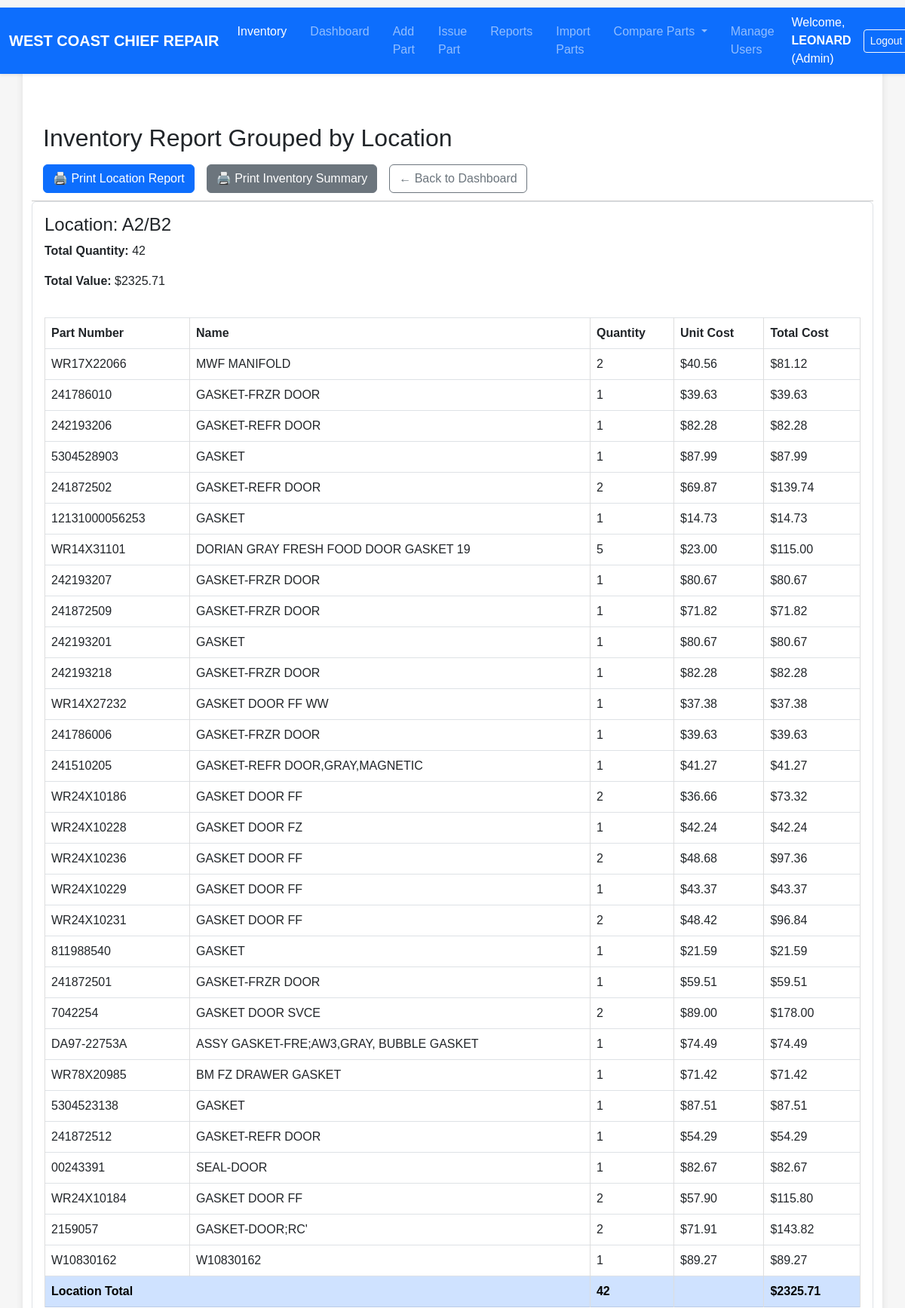
/dashboard/location_report (signed in, upper part), run on the app's committed database.
### models.py (models this page shows, shortened)
class User(UserMixin, db.Model):
    id = db.Column(db.Integer, primary_key=True)
    username = db.Column(db.String(64), unique=True, nullable=False)
    password_hash = db.Column(db.String(128), nullable=False)
    role = db.Column(db.String(20), nullable=False, default=ROLE_USER)
    @property
    def password(self):
        raise AttributeError('password is not a readable attribute')

class Part(db.Model):
    id = db.Column(db.Integer, primary_key=True)
    name = db.Column(db.String(100), nullable=False)
    part_number = db.Column(db.String(100), unique=True, nullable=False)
    quantity = db.Column(db.Integer, default=0)
    unit_cost = db.Column(db.Float, nullable=False)
    location = db.Column(db.String(100))  # shelf/location
    created_at = db.Column(db.DateTime, default=datetime.utcnow)

### inventory/routes.py (the view)
@inventory_bp.route('/dashboard/location_report')
@login_required
def location_report():
    parts = Part.query.filter(Part.quantity > 0).all()
    locations = defaultdict(lambda: {
        'parts': [],
        'total_quantity': 0,
        'total_value': 0.0,
    })
    for part in parts:
        loc = part.location or 'Unknown'
        locations[loc]['parts'].append(part)
        locations[loc]['total_quantity'] += part.quantity
        locations[loc]['total_value'] += part.quantity * part.unit_cost
    grand_total_quantity = sum(data['total_quantity'] for data in locations.values())
    grand_total_value = sum(data['total_value'] for data in locations.values())
    return render_template('location_report.html',
                           locations=locations,
                           grand_total_quantity=grand_total_quantity,
                           grand_total_value=grand_total_value)

### auth/routes.py (called while the page is built)
@login_manager.user_loader
def load_user(user_id):
    return User.query.get(int(user_id))

### templates/location_report.html (shortened to what this page needs)
{% extends "base.html" %}
{% block content %}
<div class="sticky-toolbar">
  <h2 class="mb-3">Inventory Report Grouped by Location</h2>
  <div class="d-flex flex-wrap gap-3">
    <a href="{{ url_for('inventory.print_location_report') }}" class="btn btn-primary">🖨️ Print Location Report</a>
    <a href="{{ url_for('inventory.print_inventory_summary') }}" class="btn btn-secondary">🖨️ Print Inventory Summary</a>
    <a href="{{ url_for('inventory.dashboard') }}" class="btn btn-outline-secondary">← Back to Dashboard</a>
  </div>
</div>
{% if locations %}
  {% for loc, data in locations.items() %}
  <div class="card mb-4 p-3 border">
    <h4>Location: {{ loc }}</h4>
    <p><strong>Total Quantity:</strong> {{ data.total_quantity }}</p>
    <p><strong>Total Value:</strong> ${{ '%.2f'|format(data.total_value) }}</p>
    <table class="table table-bordered">
      <thead>
        <tr>
          <th>Part Number</th>
          <th>Name</th>
          <th>Quantity</th>
          <th>Unit Cost</th>
          <th>Total Cost</th>
        </tr>
      </thead>
      <tbody>
        {% for part in data.parts %}
        <tr>
          <td>{{ part.part_number }}</td>
          <td>{{ part.name }}</td>
          <td>{{ part.quantity }}</td>
          <td>${{ '%.2f'|format(part.unit_cost) }}</td>
          <td>${{ '%.2f'|format(part.quantity * part.unit_cost) }}</td>
        </tr>
        {% endfor %}
        <tr class="table-primary fw-bold">
          <td colspan="2">Location Total</td>
          <td>{{ data.total_quantity }}</td>
          <td></td>
          <td>${{ '%.2f'|format(data.total_value) }}</td>
        </tr>
      </tbody>
    </table>
  </div>
  {% endfor %}
{% else %}
  <p>No parts in inventory.</p>
{% endif %}
{% endblock %}

### templates/base.html (shortened to what this page needs)
<!DOCTYPE html>
<html lang="en">
<head>
  <link href="https://cdn.jsdelivr.net/npm/bootstrap@5.3.0/dist/css/bootstrap.min.css" rel="stylesheet" />
  <link rel="stylesheet" href="{{ url_for('static', filename='style.css') }}" />
</head>
<body>
  <nav class="navbar navbar-expand-lg navbar-dark bg-primary shadow-sm fixed-top">
    <div class="container-fluid">
      <a class="navbar-brand fw-bold" href="{{ url_for('inventory.dashboard') }}">
        WEST COAST CHIEF REPAIR
      </a>
      <div class="collapse navbar-collapse" id="navbarMain">
        <ul class="navbar-nav me-auto mb-2 mb-lg-0">
          <li class="nav-item">
            <a class="nav-link{% if request.endpoint == 'inventory.location_report' %} active{% endif %}" href="{{ url_for('inventory.location_report') }}">Inventory</a>
          </li>
          <li class="nav-item">
            <a class="nav-link{% if request.endpoint == 'inventory.dashboard' %} active{% endif %}" href="{{ url_for('inventory.dashboard') }}">Dashboard</a>
          </li>
          <li class="nav-item">
            <a class="nav-link{% if request.endpoint == 'inventory.add_part' %} active{% endif %}" href="{{ url_for('inventory.add_part') }}">Add Part</a>
          </li>
          <li class="nav-item">
            <a class="nav-link{% if request.endpoint == 'inventory.issue_part' %} active{% endif %}" href="{{ url_for('inventory.issue_part') }}">Issue Part</a>
          </li>
          <li class="nav-item">
            <a class="nav-link{% if request.endpoint == 'inventory.reports' %} active{% endif %}" href="{{ url_for('inventory.reports') }}">Reports</a>
          </li>
          <li class="nav-item">
            <a class="nav-link{% if request.endpoint == 'inventory.import_parts' %} active{% endif %}" href="{{ url_for('inventory.import_parts') }}">Import Parts</a>
          <li class="nav-item dropdown">
            <a class="nav-link dropdown-toggle" href="#" id="compareDropdown" role="button" data-bs-toggle="dropdown" aria-expanded="false">
              Compare Parts
            </a>
          </li>
          {% if current_user.is_authenticated and current_user.role in ['superadmin', 'admin'] %}
          <li class="nav-item">
            <a class="nav-link{% if request.endpoint.startswith('inventory.users') %} active{% endif %}" href="{{ url_for('inventory.users') }}">Manage Users</a>
          </li>
            </ul>
          {% endif %}
        {% if current_user.is_authenticated %}
        <div class="d-flex align-items-center">
          <span class="text-white me-3">
            Welcome, <strong>{{ current_user.username }}</strong> ({{ current_user.role.capitalize() }})
          </span>
          <a href="{{ url_for('auth.logout') }}" class="btn btn-outline-light btn-sm">Logout</a>
        </div>
        {% endif %}
      </div>
    </div>
  </nav>
  <main class="container mt-4">
    {% block content %}{% endblock %}
  </main>
</body>
</html>

### static/style.css (style rules this page uses)
body { font-family: Arial, sans-serif; background-color: #f6f6f6; padding: 20px; margin: 0; }
nav { margin-top: 10px; }
nav a { color: white; margin-right: 15px; text-decoration: none; font-weight: bold; }
main { background-color: white; padding: 20px; border-radius: 8px; box-shadow: 0 0 10px rgba(0,0,0,0.1); }
table { width: 100%; border-collapse: collapse; margin-top: 20px; }
table th, table td { padding: 10px; border: 1px solid #ddd; text-align: left; }
main.container { padding-top: 110px; }
.sticky-toolbar { position: sticky; top: 110px; background-color: white; z-index: 1000; padding: 10px 15px; border-bottom: 1px solid #ccc; }

### data on the page
User: username "LEONARD", role "Admin"
Part: location "A2/B2", total_quantity "42", total_value "2325.71", part_number "WR17X22066", name "MWF MANIFOLD", quantity "2", unit_cost "40.56", part.quantity*part.unit_cost "81.12"
Part: part_number "241786010", name "GASKET-FRZR DOOR", quantity "1", unit_cost "39.63", part.quantity*part.unit_cost "39.63"
Part: part_number "242193206", name "GASKET-REFR DOOR", quantity "1", unit_cost "82.28", part.quantity*part.unit_cost "82.28"
Part: part_number "5304528903", name "GASKET", quantity "1", unit_cost "87.99", part.quantity*part.unit_cost "87.99"
Part: part_number "241872502", name "GASKET-REFR DOOR", quantity "2", unit_cost "69.87", part.quantity*part.unit_cost "139.74"
Part: part_number "12131000056253", name "GASKET", quantity "1", unit_cost "14.73", part.quantity*part.unit_cost "14.73"
Part: part_number "WR14X31101", name "DORIAN GRAY FRESH FOOD DOOR GASKET 19", quantity "5", unit_cost "23.00", part.quantity*part.unit_cost "115.00"
Part: part_number "242193207", name "GASKET-FRZR DOOR", quantity "1", unit_cost "80.67", part.quantity*part.unit_cost "80.67"
Part: part_number "241872509", name "GASKET-FRZR DOOR", quantity "1", unit_cost "71.82", part.quantity*part.unit_cost "71.82"
Part: part_number "242193201", name "GASKET", quantity "1", unit_cost "80.67", part.quantity*part.unit_cost "80.67"
Part: part_number "242193218", name "GASKET-FRZR DOOR", quantity "1", unit_cost "82.28", part.quantity*part.unit_cost "82.28"
Part: part_number "WR14X27232", name "GASKET DOOR FF WW", quantity "1", unit_cost "37.38", part.quantity*part.unit_cost "37.38"
Part: part_number "241786006", name "GASKET-FRZR DOOR", quantity "1", unit_cost "39.63", part.quantity*part.unit_cost "39.63"
Part: part_number "241510205", name "GASKET-REFR DOOR,GRAY,MAGNETIC", quantity "1", unit_cost "41.27", part.quantity*part.unit_cost "41.27"
Part: part_number "WR24X10186", name "GASKET DOOR FF", quantity "2", unit_cost "36.66", part.quantity*part.unit_cost "73.32"
Part: part_number "WR24X10228", name "GASKET DOOR FZ", quantity "1", unit_cost "42.24", part.quantity*part.unit_cost "42.24"
Part: part_number "WR24X10236", name "GASKET DOOR FF", quantity "2", unit_cost "48.68", part.quantity*part.unit_cost "97.36"
Part: part_number "WR24X10229", name "GASKET DOOR FF", quantity "1", unit_cost "43.37", part.quantity*part.unit_cost "43.37"
Part: part_number "WR24X10231", name "GASKET DOOR FF", quantity "2", unit_cost "48.42", part.quantity*part.unit_cost "96.84"
Part: part_number "811988540", name "GASKET", quantity "1", unit_cost "21.59", part.quantity*part.unit_cost "21.59"
Part: part_number "241872501", name "GASKET-FRZR DOOR", quantity "1", unit_cost "59.51", part.quantity*part.unit_cost "59.51"
Part: part_number "7042254", name "GASKET DOOR SVCE", quantity "2", unit_cost "89.00", part.quantity*part.unit_cost "178.00"
Part: part_number "DA97-22753A", name "ASSY GASKET-FRE;AW3,GRAY, BUBBLE GASKET", quantity "1", unit_cost "74.49", part.quantity*part.unit_cost "74.49"
Part: part_number "WR78X20985", name "BM FZ DRAWER GASKET", quantity "1", unit_cost "71.42", part.quantity*part.unit_cost "71.42"
Part: part_number "5304523138", name "GASKET", quantity "1", unit_cost "87.51", part.quantity*part.unit_cost "87.51"
Part: part_number "241872512", name "GASKET-REFR DOOR", quantity "1", unit_cost "54.29", part.quantity*part.unit_cost "54.29"
Part: part_number "00243391", name "SEAL-DOOR", quantity "1", unit_cost "82.67", part.quantity*part.unit_cost "82.67"
Part: part_number "WR24X10184", name "GASKET DOOR FF", quantity "2", unit_cost "57.90", part.quantity*part.unit_cost "115.80"
Part: part_number "2159057", name "GASKET-DOOR;RC'", quantity "2", unit_cost "71.91", part.quantity*part.unit_cost "143.82"
Part: part_number "W10830162", name "W10830162", quantity "1", unit_cost "89.27", part.quantity*part.unit_cost "89.27"
